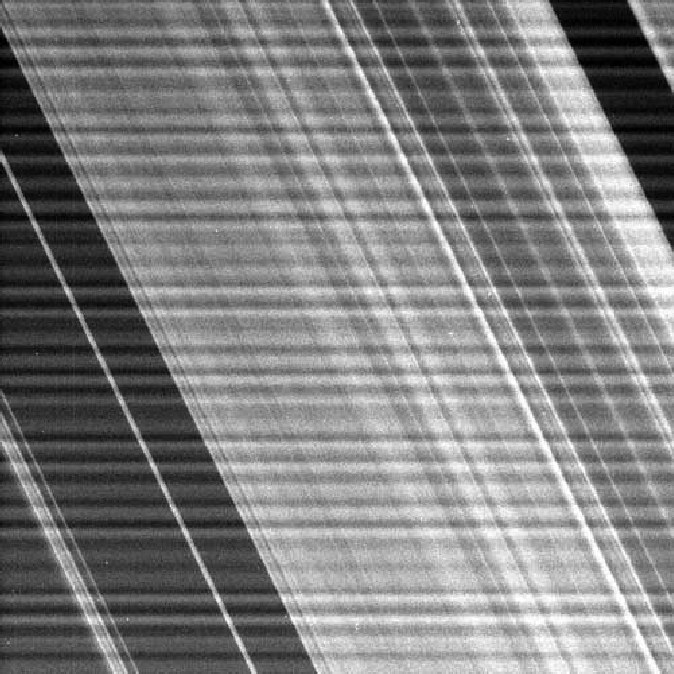
//> input picture DIP/exp3/1/cassini.tif, 674 x 674 px
$ ./new_filter   (built with g++ and OpenCV 4)
//> lines starting //> are read from the running program, lines starting //| are printed output that depends on the picture; after the words box and inside, x2 and y2 are one past the last pixel; in counts of white or black regions, pixels touching at a corner belong together
#include <opencv2/opencv.hpp>
#include <iostream>

using namespace cv;
using namespace std;

// 频谱可视化
Mat spectrumToImage(const Mat &complexImg)
{
    Mat planes[2];
    split(complexImg, planes); // 拆成实部和虚部
    Mat mag;
    magnitude(planes[0], planes[1], mag);     // 计算幅度
    mag += 1;                                 // 避免 log(0)
    log(mag, mag);                            // 对数尺度
    normalize(mag, mag, 0, 255, NORM_MINMAX); // 归一化到0-255
    Mat mag8U;
    mag.convertTo(mag8U, CV_8U);
    return mag8U;
}

// 构建竖直陷波滤波器
// size: 频谱大小
// bandHalfWidth: 阻带半宽度（像素）
// skipCenterRadius: 中心跳过半径（像素）
cv::Mat createNotchFilterComplex(cv::Size size, int bandHalfWidth, int skipCenterRadius)
{
    cv::Mat filter = cv::Mat::ones(size, CV_32FC2); // 复数矩阵
    if (bandHalfWidth < 0)
        return filter;
    int cx = size.width / 2;  // 频谱中心 x
    int cy = size.height / 2; // 频谱中心 y

    for (int y = 0; y < size.height; ++y)
    {
        for (int x = 0; x < size.width; ++x)
        {
            if (std::abs(x - cx) <= bandHalfWidth && std::abs(y - cy) >= skipCenterRadius)
            {
                filter.at<cv::Vec2f>(y, x)[0] = 0.0f;
                filter.at<cv::Vec2f>(y, x)[1] = 0.0f;
            }
        }
    }

    return filter;
}

// 空间域中心化: 原图乘 (-1)^(x+y)
void centerShift(Mat &img)
{
    Mat maskY = Mat::ones(img.rows, 1, CV_32F);
    Mat maskX = Mat::ones(1, img.cols, CV_32F);

    for (int i = 0; i < img.rows; i++)
        maskY.at<float>(i, 0) = (i % 2 == 0) ? 1 : -1;
    for (int j = 0; j < img.cols; j++)
        maskX.at<float>(0, j) = (j % 2 == 0) ? 1 : -1;

    Mat mask = maskY * maskX;
    multiply(img, mask, img);
}

int main()
{
    // 读取图像
    Mat src = imread("cassini.tif", IMREAD_GRAYSCALE);
//> src is the input picture: 674 rows x 674 cols, CV_8UC1; min 0, max 255, mean 127.9
    if (src.empty())
    {
        cout << "无法读取图像" << endl;
        return -1;
    }
    // 原图
    imwrite("original_image.png", src);
    src.convertTo(src, CV_32F); // 转为浮点型
//> src: 674 rows x 674 cols, CV_32FC1

    // 扩展到最优大小（加快 DFT）
    Mat padded;
    int m = getOptimalDFTSize(src.rows);
//> m = 675
    int n = getOptimalDFTSize(src.cols);
//> n = 675
    copyMakeBorder(src, padded, 0, m - src.rows, 0, n - src.cols, BORDER_CONSTANT, Scalar::all(0));

    // 空间域中心化
    centerShift(padded);
//> in centerShift, `multiply(img, mask, img);`:
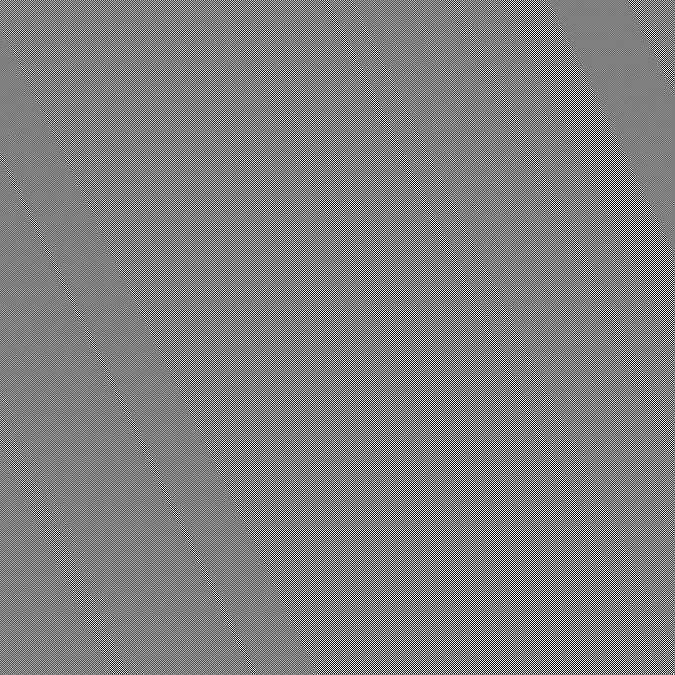
//> img: 675 rows x 675 cols, CV_32FC1; min -255, max 255, mean 0; drawn with min black and max white

    // 构建复数矩阵
    Mat planes[] = {padded, Mat::zeros(padded.size(), padded.type())};
//> planes[1]: 675 rows x 675 cols, CV_32FC1; every value is 0
    Mat complexI;
    merge(planes, 2, complexI);

    // DFT
    dft(complexI, complexI);

    // 频谱
    Mat spectrum = spectrumToImage(complexI);
//> in spectrumToImage, `normalize(mag, mag, 0, 255, NORM_MINMAX);`:
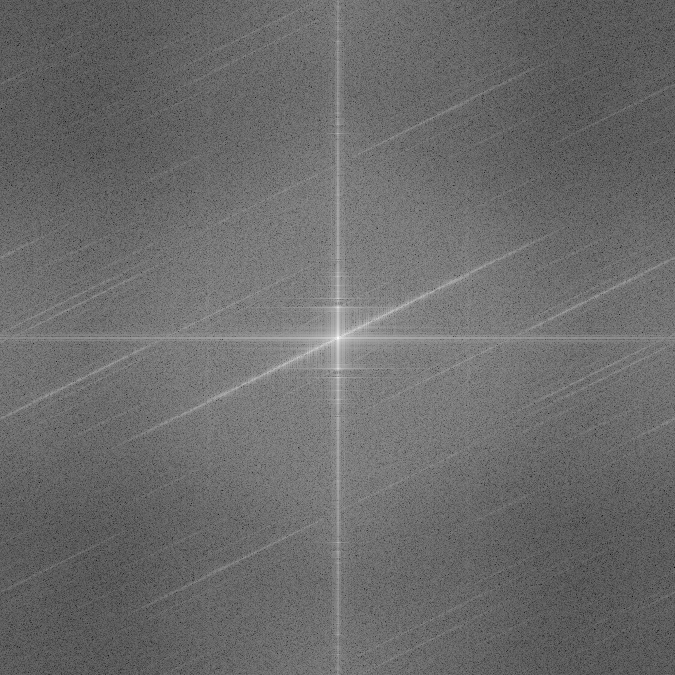
//> mag: 675 rows x 675 cols, CV_32FC1; min 0, max 255, mean 107.6
    imwrite("fft_result.png", spectrum);

    // 构建陷波滤波器
    int bandHalfWidth = 2;     // 阻带半宽度
    int skipCenterRadius = 10; // 中心跳过半径
    Mat notchFilter = createNotchFilterComplex(complexI.size(), bandHalfWidth, skipCenterRadius);

    // 可视化滤波器频谱
    Mat filterSpectrum = spectrumToImage(notchFilter);
//> in spectrumToImage (call 2), `split(complexImg, planes);`:
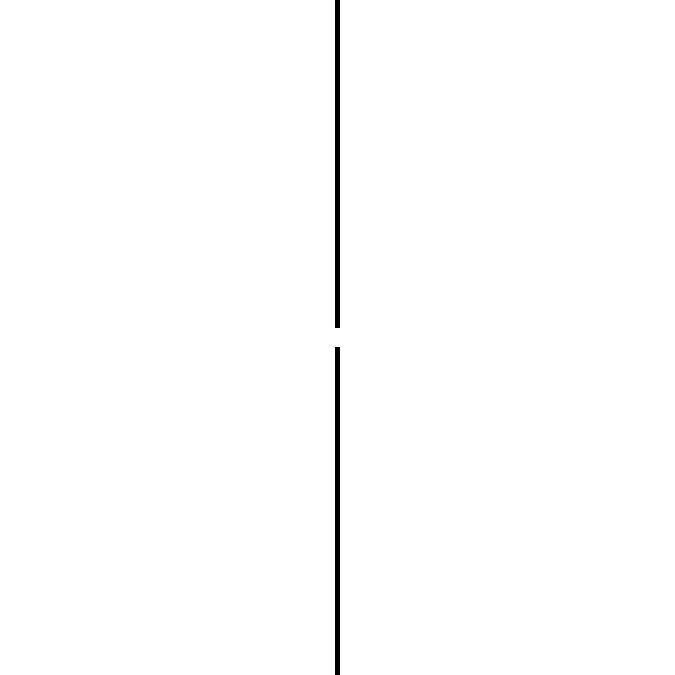
//> planes[0]: 675 rows x 675 cols, CV_32FC1; values 0 (black) and 1 (white), 99.3% white; 2 black regions, box (x1, y1, x2, y2) and area: (335, 0, 340, 328) 1640, (335, 347, 340, 675) 1640
    imwrite("notch_filter.png", filterSpectrum);

    // 应用滤波器
    Mat filteredComplex;
    mulSpectrums(complexI, notchFilter, filteredComplex, 0);

    // 可视化滤波后频谱
    Mat filteredSpectrum = spectrumToImage(filteredComplex);
    imwrite("fft_filtered_result.png", filteredSpectrum);

    // 逆 DFT
    Mat invDFT;
    dft(filteredComplex, invDFT, DFT_INVERSE | DFT_REAL_OUTPUT | DFT_SCALE);
    // 逆空间域中心化
    centerShift(invDFT);
//> in centerShift (call 2), `multiply(img, mask, img);`:
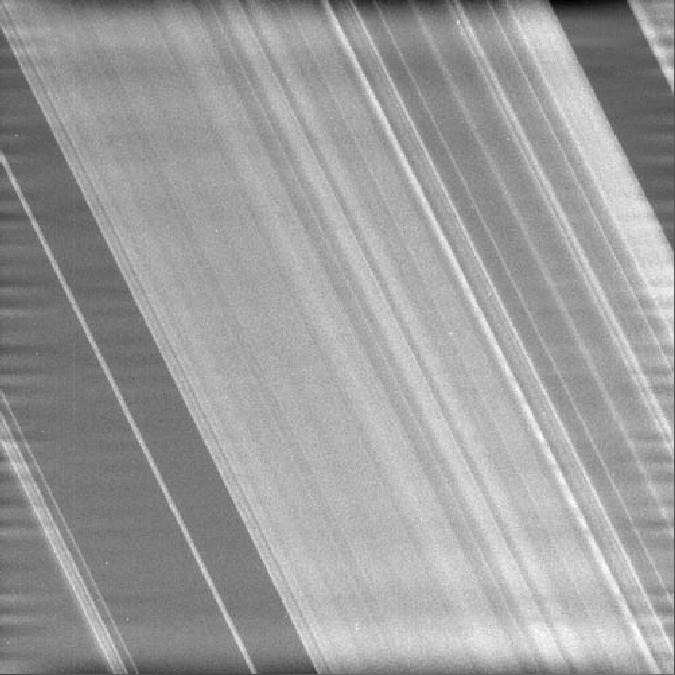
//> img: 675 rows x 675 cols, CV_32FC1; min -140.8, max 288.1, mean 125.2; drawn with min black and max white
    // 裁剪到原始大小
    invDFT = invDFT(Rect(0, 0, src.cols, src.rows));
//> invDFT: 674 rows x 674 cols, CV_32FC1
    normalize(invDFT, invDFT, 0, 255, NORM_MINMAX);
    invDFT.convertTo(invDFT, CV_8U);
//> invDFT: 674 rows x 674 cols, CV_8UC1
    imwrite("fft_filtered_image.png", invDFT);

    // 构造反滤波器提取噪声
    Mat inverseFilter = Mat::ones(notchFilter.size(), CV_32FC2) - notchFilter;
    // 提取噪声频谱
    Mat noiseSpectrum;
    mulSpectrums(complexI, inverseFilter, noiseSpectrum, 0);
    // 逆 DFT 得到噪声图像
    Mat noiseImage;
    dft(noiseSpectrum, noiseImage, DFT_INVERSE | DFT_REAL_OUTPUT | DFT_SCALE);
    // 逆空间域中心化
    centerShift(noiseImage);
//> in centerShift (call 3), `multiply(img, mask, img);`:
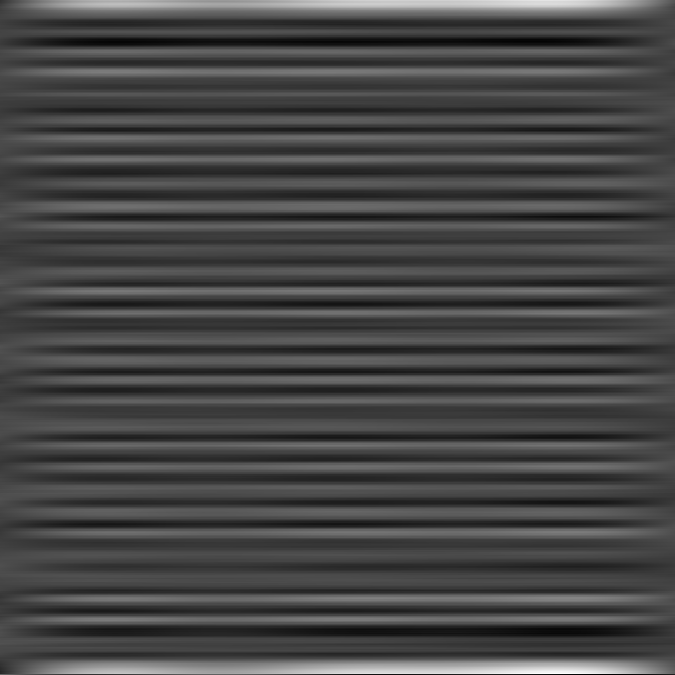
//> img: 675 rows x 675 cols, CV_32FC1; min -61.83, max 169.9, mean 2.4; drawn with min black and max white
    // 裁剪到原始大小
    noiseImage = noiseImage(Rect(0, 0, src.cols, src.rows));
//> noiseImage: 674 rows x 674 cols, CV_32FC1
    normalize(noiseImage, noiseImage, 0, 255, NORM_MINMAX);
    noiseImage.convertTo(noiseImage, CV_8U);
//> noiseImage: 674 rows x 674 cols, CV_8UC1
    imwrite("extracted_noise.png", noiseImage);

    return 0;
}
